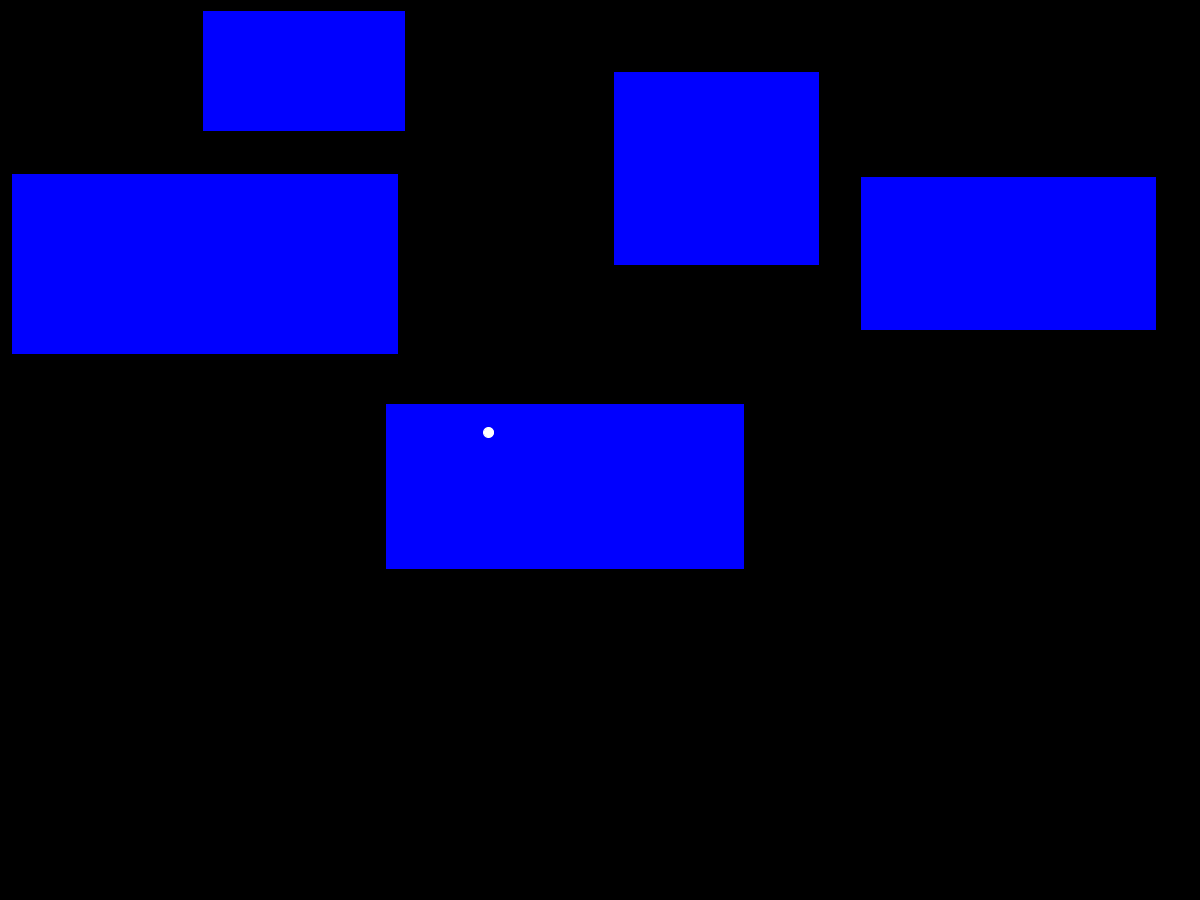
Frame 1 (no input)
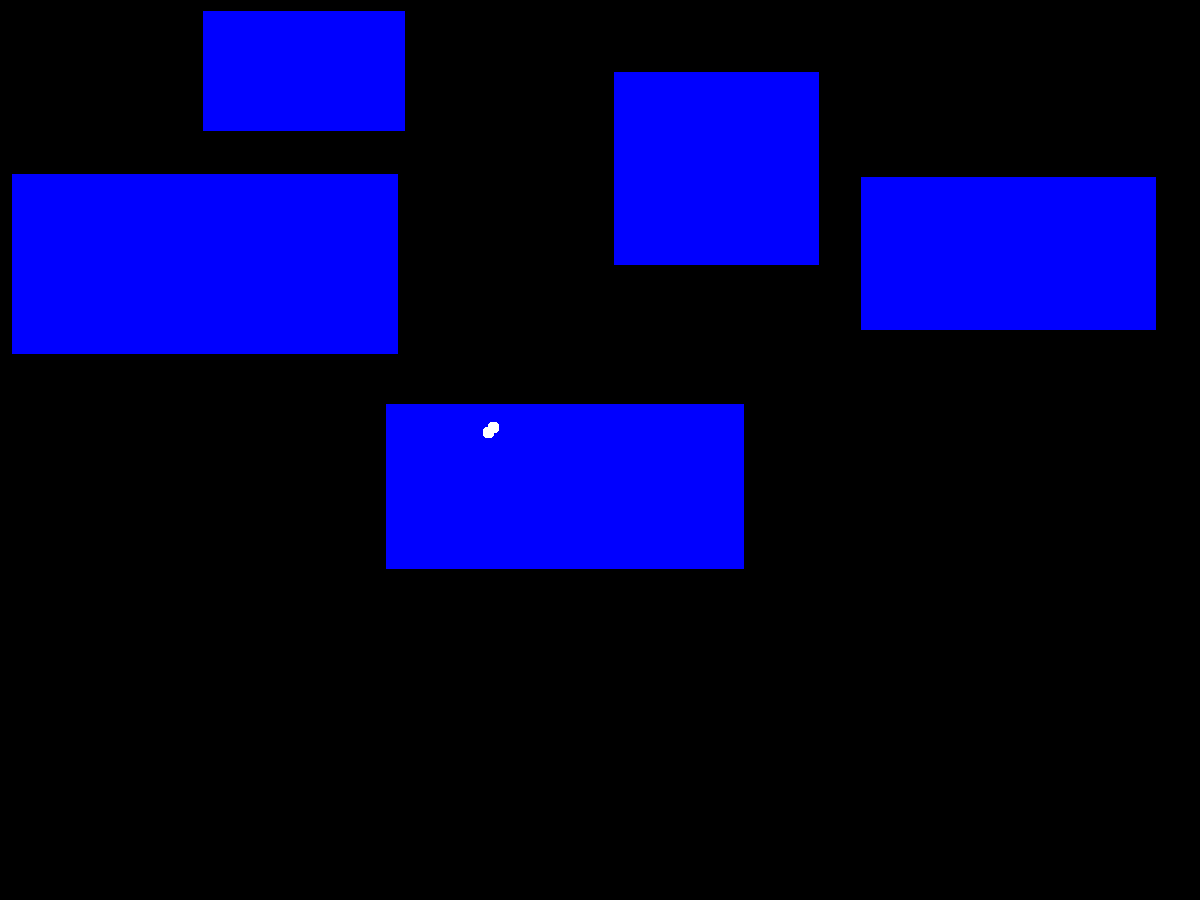
Frame 60 (the mouse pressed at the canvas centre just before this capture)
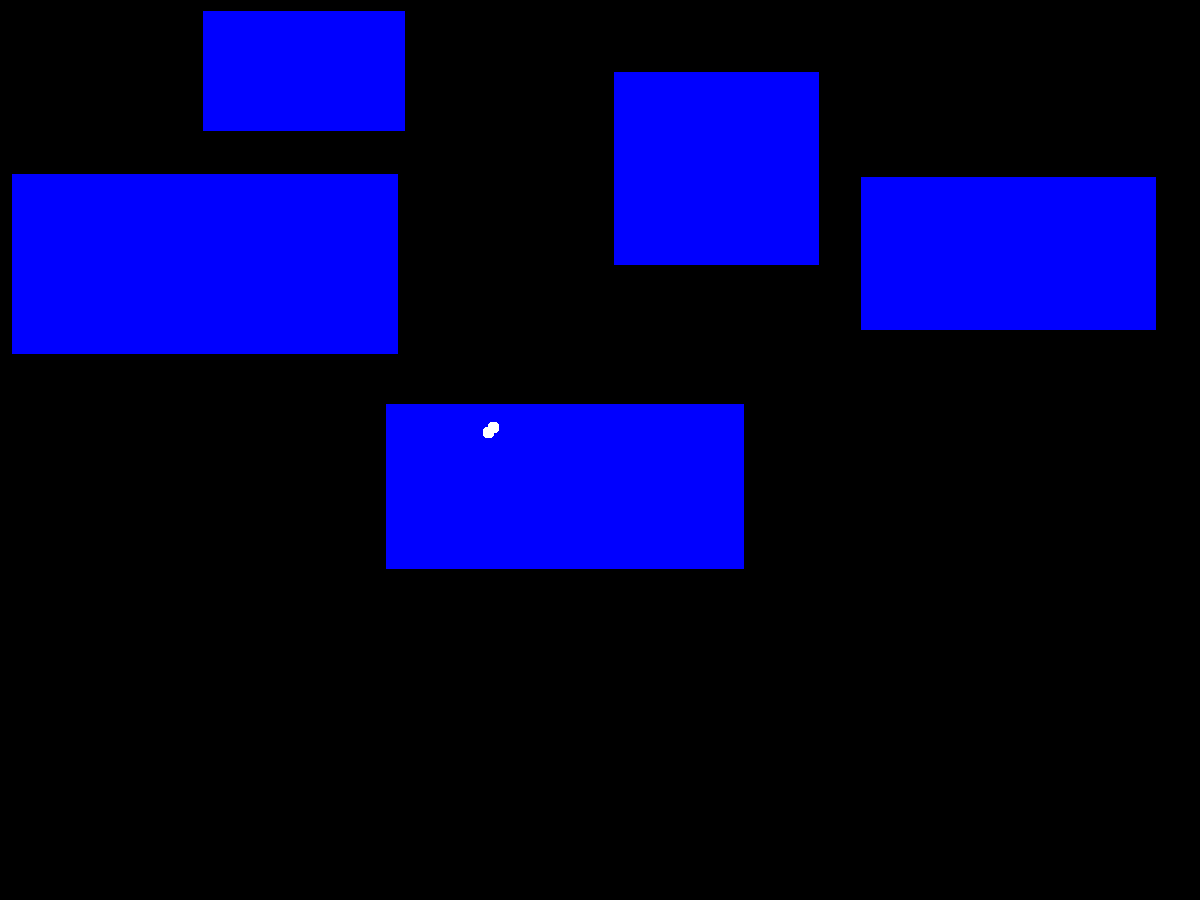
Frame 120 (the mouse held since frame 60 and released just before this capture)

The Processing sketch that drew these frames (run headless with seeded random() and noise(); from frame 60 on, the mouse is pressed at the canvas centre):

// Processing sketch: Bounce
// ── Bounce.pde
ArrayList<Obstacle> obs = new ArrayList<Obstacle>(); //contains the obstacles
ArrayList<Ball> balls = new ArrayList<Ball>(); //contains the balls

float dist = 5; //distance between frame
float rad = 5; //radius of ball

int numBalls = 1; //number of balls
int numObs = 5; //number of obstacles

float minW = 100; //min width of an obstacle
float minH = 100; //min height of an obstacle

float maxW = 400; //max width of an obstacle
float maxH = 300; //max height of an obstacle

void setup() {
  size (1200, 900); //width,height
  background (0); //changes the backgroud to black
  frameRate(1000); //basically uncapped

  float[] ballPos;
  float[] obsPos;

  for (int i = 0; i < numObs; i++) {
    float wid = random(minW, maxW);
    float hei = random(minH, maxH);
    obsPos  = randObsPos(wid, hei);
    obs.add(new Obstacle(obsPos[0], obsPos[1], wid, hei));
  }

  for (int i = 0; i < numBalls; i++) {
    ballPos = randBallPos();
    balls.add(new Ball(ballPos[0], ballPos[1], randDir(), randDir()));
  }

  fill(0,0,255);
  stroke(0,0,255);
  drawObstaacles();
  stroke (255);
  fill(255);
}

void draw() {
  drawBalls();
  collision();
  moveBalls();
  //println(frameRate);
}

void drawBalls() {
  for (int i = 0; i < balls.size(); i++) {
    Ball b = balls.get(i);
    circle(b.x, b.y, b.r);
  }
}

void drawObstaacles () {
  for (int i = 0; i < obs.size(); i++) {
    Obstacle o = obs.get(i);
    rect(o.x, o.y, o.w, o.h);
  }
}

void moveBalls() {
  for (int i = 0; i < balls.size(); i++) {
    Ball b = balls.get(i);

    b.move(b.dX*dist, b.dY*dist);
  }
}

void circle(float x, float y, float r) {
  ellipse(x, y, r*2, r*2);
}

void collision() {

  //collision with walls
  for (int i = 0; i < balls.size(); i++) {
    Ball b = balls.get(i);

    //collision with walls
    if (b.x+b.dX*dist+b.r > width || b.x+b.dX*dist-b.r < 0) {
      b.dX = b.dX*-1;
    }

    //collision with floor and ceiling
    if (b.y+b.dY*dist+b.r > height || b.y+b.dY*dist-b.r < 0) {
      b.dY = b.dY*-1;
    }

    //collision with obstacles
    for (int ii = 0; ii < obs.size(); ii++) {
      Obstacle o = obs.get(ii);
      if (o.inObstacle(b.x+b.dX*dist, b.y)) {
        b.dX = b.dX*-1;
      }

      if (o.inObstacle(b.x, b.y+b.dY*dist)) {
        b.dY = b.dY*-1;
      }
    }
  }
}

float[] randBallPos() {
  float[] pos = new float[2];

  boolean valid = false;

  //stops a ball from spawning in an obstacle
  while (!valid) {
    pos[0] = random(rad, width-rad); //x
    pos[1] = random(rad, height-rad); //y
    for (int i = 0; i < obs.size(); i ++) {
      Obstacle o = obs.get(i);
      valid = !o.inObstacle(pos[0],pos[1]);
    }
  }
  return pos;
}

float[] randObsPos(float w, float h) {
  float[] pos = new float[2];

  pos[0] = random (0, width-w);
  pos[1] = random (0, height-h);

  return pos;
}

float randDir() {
  return random(1) > 0.5 ? 1 : -1;
}

class Obstacle {
  float x; //x position
  float y; //y position
  float w; //width
  float h; //height

  //Constructor
  Obstacle (float x, float y, float w, float h) {
    this.x = x;
    this.y = y;
    this.w = w;
    this.h = h;
  }

  boolean inObstacle (float bX, float bY) {
    return bX + rad > x && bX - rad < x + w && bY + rad > y && bY - rad < y + h;
  }
}

class Ball {
  float x; //x position
  float y; //y position
  float r = rad; //radius
  float dX; //movement direction in x
  float dY; //movement direction in y

  //Constructor
  Ball (float x, float y, float dX, float dY) {
    this.x = x;
    this.y = y;
    this.dX = dX;
    this.dY = dY;
  }

  void move(float x, float y) {
    this.x += x;
    this.y += y;
  }
}
